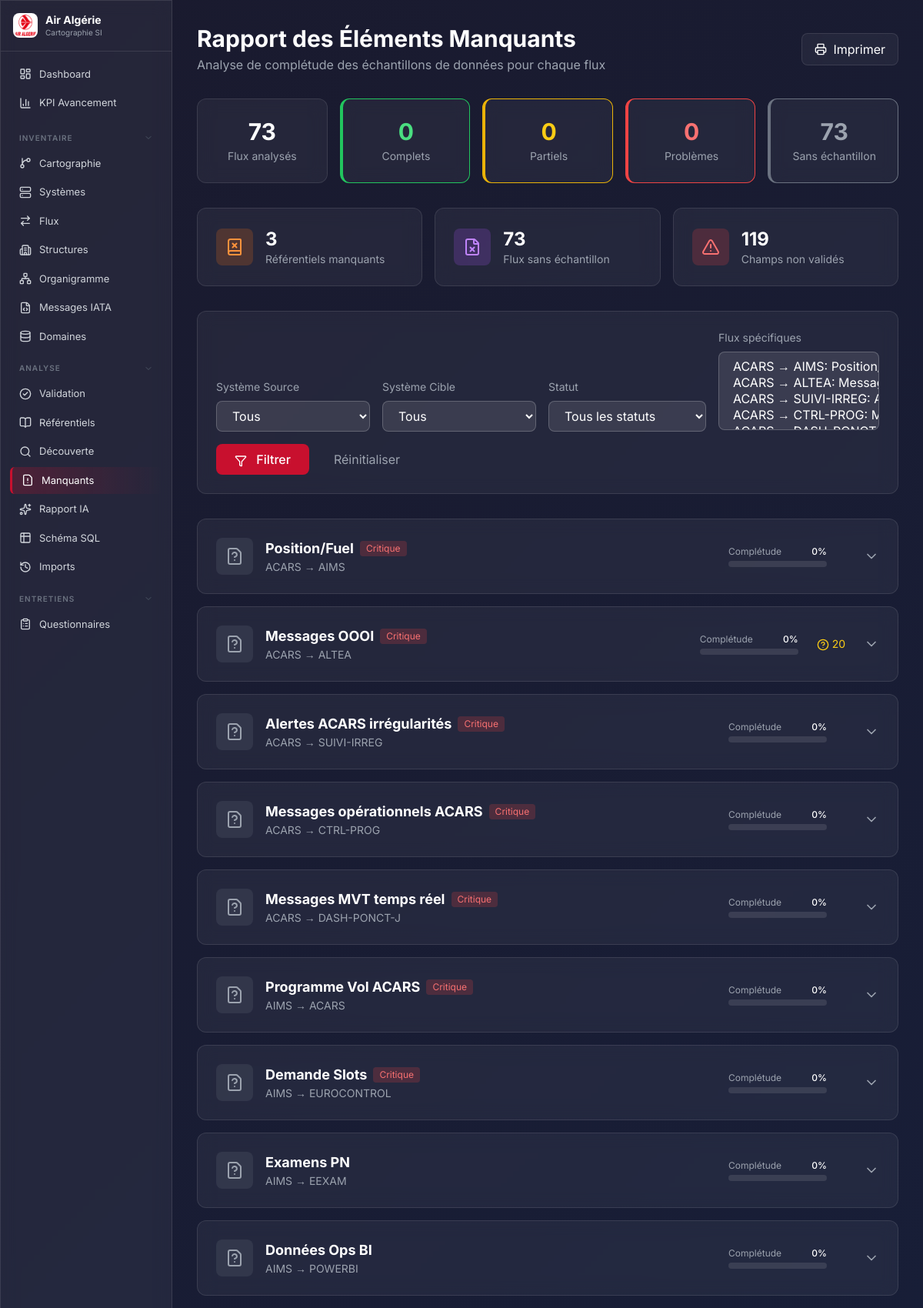
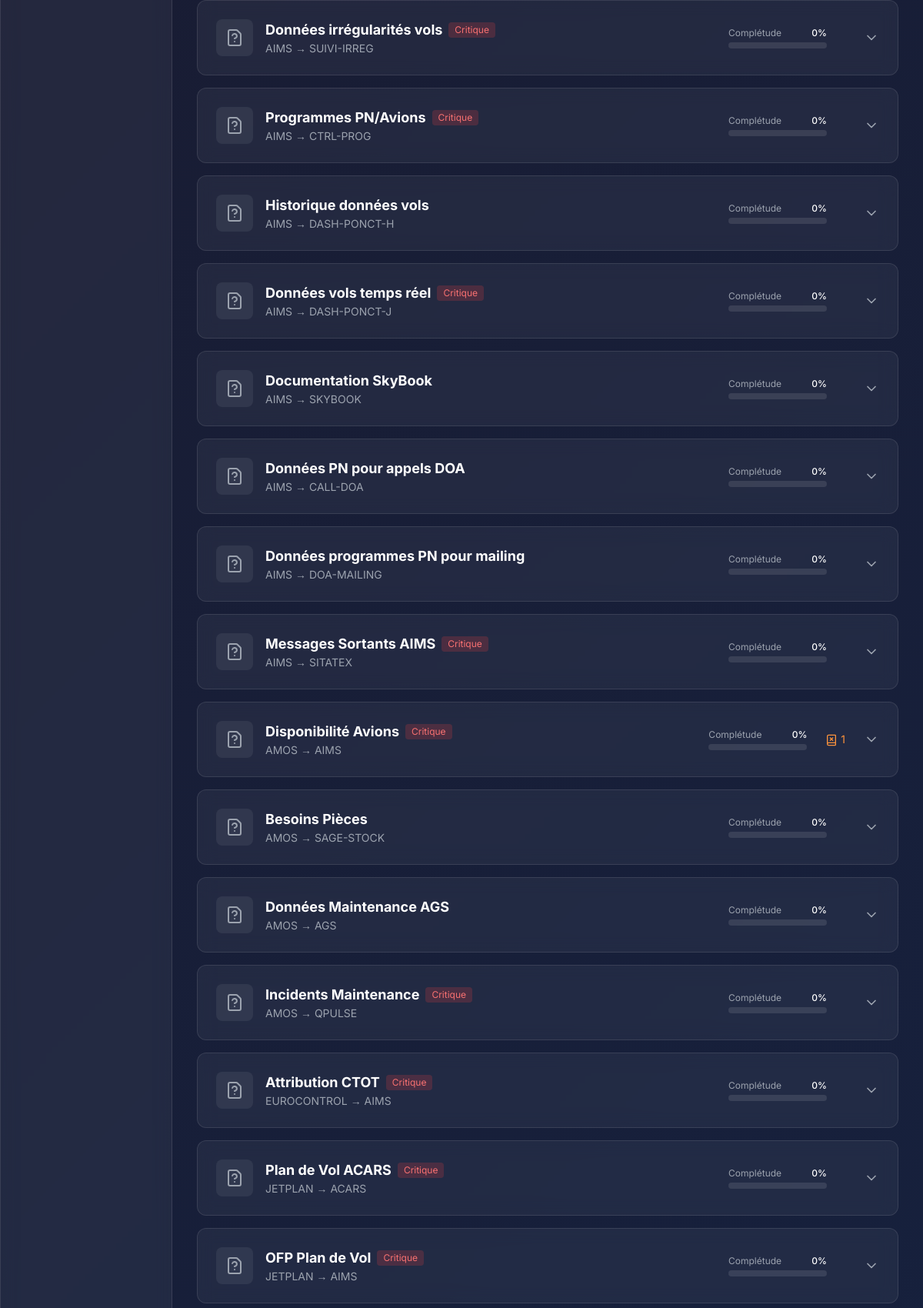
The app's page /reports/data-gaps/ (signed in, upper part) with its own data (2 pictures, top to bottom).
### cartography/models.py (models this page shows, shortened)
class DataFlow(models.Model):
    FREQUENCY_CHOICES = [
        ('REALTIME', 'Temps réel'),
        ('CONTINUOUS', 'Continu'),
        ('DAILY', 'Quotidien'),
        ('WEEKLY', 'Hebdomadaire'),
        ('MONTHLY', 'Mensuel'),
        ('BATCH', 'Batch'),
        ('ONDEMAND', 'À la demande'),
    ]
    PROTOCOL_CHOICES = [
        ('API_REST', 'API REST'),
        ('API_SOAP', 'API SOAP'),
        ('FILE', 'Fichier'),
        ('MESSAGE', 'Message IATA'),
        ('DATABASE', 'Base de données'),
        ('MANUAL', 'Manuel'),
        ('PROPRIETARY', 'Propriétaire'),
    ]
    source = models.ForeignKey(System, on_delete=models.CASCADE, related_name='outgoing_flows')
    target = models.ForeignKey(System, on_delete=models.CASCADE, related_name='incoming_flows')
    name = models.CharField(max_length=200)
    description = models.TextField(blank=True)
    frequency = models.CharField(max_length=20, choices=FREQUENCY_CHOICES, default='DAILY')
    protocol = models.CharField(max_length=20, choices=PROTOCOL_CHOICES, default='PROPRIETARY')
    format = models.CharField(max_length=100, blank=True, help_text="Format des données (SSIM, MVT, JSON, etc.)")
    is_automated = models.BooleanField(default=True)
    is_critical = models.BooleanField(default=False)
    volume = models.CharField(max_length=100, blank=True, help_text="Volume de données (ex: ~35 fichiers/jour)")
    class Meta:
        ordering = ['source', 'target']

class System(models.Model):
    CRITICALITY_CHOICES = [
        ('CRITIQUE', 'Critique'),
        ('HAUTE', 'Haute'),
        ('MOYENNE', 'Moyenne'),
        ('BASSE', 'Basse'),
    ]
    MODE_CHOICES = [
        ('SAAS', 'SaaS'),
        ('CLOUD', 'Cloud Hébergé'),
        ('ONPREMISE', 'On-Premise'),
        ('INHOUSE', 'In-House'),
        ('RESEAU', 'Réseau'),
    ]
    inventory_id = models.IntegerField(null=True, blank=True)
    code = models.CharField(max_length=50, unique=True)
    name = models.CharField(max_length=200)
    description = models.TextField()
    vendor = models.CharField(max_length=200)
    category = models.ForeignKey(SystemCategory, on_delete=models.CASCADE, related_name='systems')
    structure = models.ForeignKey(Structure, on_delete=models.CASCADE, related_name='systems')
    criticality = models.CharField(max_length=20, choices=CRITICALITY_CHOICES, default='MOYENNE')
    mode = models.CharField(max_length=20, choices=MODE_CHOICES, default='ONPREMISE')
    country = models.CharField(max_length=10, choices=COUNTRY_CHOICES, default='DZ', help_text="Pays où le système est installé/hébergé")
    is_master_for = models.TextField(blank=True, help_text="Domaines de données dont ce système est la source de vérité")
    version = models.CharField(max_length=50, blank=True)
    modules = models.JSONField(default=list, blank=True)
    class Meta:
        ordering = ['category', 'name']

### cartography/views.py (the view)
# urls.py: path('reports/data-gaps/', views.data_gaps_report, name='data_gaps_report'),
@login_required(login_url='/login/')
def data_gaps_report(request):
    flows = DataFlow.objects.select_related('source', 'target').prefetch_related(
        'referentials__reference_data',
        'field_hypotheses',
        'validations__sample'
    )
    source_filter = request.GET.get('source')
    target_filter = request.GET.get('target')
    status_filter = request.GET.get('status')
    selected_flows = request.GET.getlist('flows')
    if source_filter:
        flows = flows.filter(source_id=source_filter)
    if target_filter:
        flows = flows.filter(target_id=target_filter)
    if selected_flows:
        flows = flows.filter(id__in=selected_flows)
    flows_analysis = []
    total_missing_refs = 0
    total_missing_samples = 0
    total_missing_fields = 0
    for flow in flows:
        refs = flow.referentials.all()
        missing_refs = [r for r in refs if not r.is_present_in_sample]
        present_refs = [r for r in refs if r.is_present_in_sample]
        hypotheses = flow.field_hypotheses.all()
        pending_hypotheses = [h for h in hypotheses if h.status == 'HYPOTHESIS']
        incorrect_hypotheses = [h for h in hypotheses if h.status == 'INCORRECT']
        validations = flow.validations.all()
        has_sample = validations.exists()
        total_items = len(refs) + len(hypotheses)
        complete_items = len(present_refs) + len([h for h in hypotheses if h.status == 'CONFIRMED'])
        completeness = int((complete_items / total_items * 100)) if total_items > 0 else 0
        if not has_sample:
            status = 'NO_SAMPLE'
        elif len(missing_refs) > 0 or len(incorrect_hypotheses) > 0:
            status = 'ISSUES'
        elif len(pending_hypotheses) > 0:
            status = 'PARTIAL'
        elif completeness == 100:
            status = 'COMPLETE'
        else:
            status = 'PENDING'
        if status_filter and status != status_filter:
            continue
        total_missing_refs += len(missing_refs)
        total_missing_samples += (0 if has_sample else 1)
        total_missing_fields += len(pending_hypotheses) + len(incorrect_hypotheses)
        flows_analysis.append({
            'flow': flow,
            'missing_refs': missing_refs,
            'present_refs': present_refs,
            'pending_hypotheses': pending_hypotheses,
            'incorrect_hypotheses': incorrect_hypotheses,
            'has_sample': has_sample,
            'validations': validations,
            'completeness': completeness,
            'status': status,
        })
    flows_analysis.sort(key=lambda x: x['completeness'])
    total_flows = len(flows_analysis)
    complete_flows = len([f for f in flows_analysis if f['status'] == 'COMPLETE'])
    partial_flows = len([f for f in flows_analysis if f['status'] == 'PARTIAL'])
    issues_flows = len([f for f in flows_analysis if f['status'] == 'ISSUES'])
    no_sample_flows = len([f for f in flows_analysis if f['status'] == 'NO_SAMPLE'])
    context = {
        'flows_analysis': flows_analysis,
        'systems': System.objects.all(),
        'all_flows': DataFlow.objects.all(),
        'selected_source': source_filter,
        'selected_target': target_filter,
        'selected_status': status_filter,
        'selected_flows': selected_flows,
        'total_flows': total_flows,
        'complete_flows': complete_flows,
        'partial_flows': partial_flows,
        'issues_flows': issues_flows,
        'no_sample_flows': no_sample_flows,
        'total_missing_refs': total_missing_refs,
        'total_missing_samples': total_missing_samples,
        'total_missing_fields': total_missing_fields,
        'status_choices': [
            ('NO_SAMPLE', 'Sans échantillon'),
            ('ISSUES', 'Problèmes détectés'),
            ('PARTIAL', 'Partiellement validé'),
            ('COMPLETE', 'Complet'),
            ('PENDING', 'En attente'),
        ],
    }
    return render(request, 'cartography/data_gaps_report.html', context)

### templates/cartography/data_gaps_report.html (shortened to what this page needs)
{% extends 'base.html' %}
{% block content %}
<div class="p-8">
    <div class="flex justify-between items-center mb-8">
        <div>
            <h1 class="text-3xl font-bold">Rapport des Éléments Manquants</h1>
            <p class="text-gray-400 mt-1">Analyse de complétude des échantillons de données pour chaque flux</p>
        </div>
        <div class="flex items-center gap-4">
            <button onclick="window.print()" class="glass px-4 py-2 rounded-lg hover:bg-white/10 transition flex items-center gap-2">
                <i data-lucide="printer" class="w-4 h-4"></i>
                Imprimer
            </button>
        </div>
    </div>
    <div class="grid grid-cols-2 md:grid-cols-5 gap-4 mb-8">
        <div class="glass rounded-xl p-6 text-center">
            <div class="text-3xl font-bold text-white">{{ total_flows }}</div>
            <div class="text-sm text-gray-400 mt-1">Flux analysés</div>
        </div>
        <div class="glass rounded-xl p-6 text-center border-l-4 border-green-500">
            <div class="text-3xl font-bold text-green-400">{{ complete_flows }}</div>
            <div class="text-sm text-gray-400 mt-1">Complets</div>
        </div>
        <div class="glass rounded-xl p-6 text-center border-l-4 border-yellow-500">
            <div class="text-3xl font-bold text-yellow-400">{{ partial_flows }}</div>
            <div class="text-sm text-gray-400 mt-1">Partiels</div>
        </div>
        <div class="glass rounded-xl p-6 text-center border-l-4 border-red-500">
            <div class="text-3xl font-bold text-red-400">{{ issues_flows }}</div>
            <div class="text-sm text-gray-400 mt-1">Problèmes</div>
        </div>
        <div class="glass rounded-xl p-6 text-center border-l-4 border-gray-500">
            <div class="text-3xl font-bold text-gray-400">{{ no_sample_flows }}</div>
            <div class="text-sm text-gray-400 mt-1">Sans échantillon</div>
        </div>
    </div>
    <div class="grid grid-cols-1 md:grid-cols-3 gap-4 mb-8">
        <div class="glass rounded-xl p-6">
            <div class="flex items-center gap-4">
                <div class="w-12 h-12 rounded-lg bg-orange-500/20 flex items-center justify-center">
                    <i data-lucide="book-x" class="w-6 h-6 text-orange-400"></i>
                </div>
                <div>
                    <div class="text-2xl font-bold">{{ total_missing_refs }}</div>
                    <div class="text-sm text-gray-400">Référentiels manquants</div>
                </div>
            </div>
        </div>
        <div class="glass rounded-xl p-6">
            <div class="flex items-center gap-4">
                <div class="w-12 h-12 rounded-lg bg-purple-500/20 flex items-center justify-center">
                    <i data-lucide="file-x" class="w-6 h-6 text-purple-400"></i>
                </div>
                <div>
                    <div class="text-2xl font-bold">{{ total_missing_samples }}</div>
                    <div class="text-sm text-gray-400">Flux sans échantillon</div>
                </div>
            </div>
        </div>
        <div class="glass rounded-xl p-6">
            <div class="flex items-center gap-4">
                <div class="w-12 h-12 rounded-lg bg-red-500/20 flex items-center justify-center">
                    <i data-lucide="alert-triangle" class="w-6 h-6 text-red-400"></i>
                </div>
                <div>
                    <div class="text-2xl font-bold">{{ total_missing_fields }}</div>
                    <div class="text-sm text-gray-400">Champs non validés</div>
                </div>
            </div>
        </div>
    </div>
    <div class="glass rounded-xl p-6 mb-8">
        <form method="get" class="flex flex-wrap gap-4 items-end">
            <div>
                <label class="block text-sm text-gray-400 mb-2">Système Source</label>
                <select name="source" class="bg-white/10 border border-white/20 rounded-lg px-4 py-2 text-white min-w-[200px]">
                    <option value="">Tous</option>
                </select>
            </div>
            <div>
                <label class="block text-sm text-gray-400 mb-2">Système Cible</label>
                <select name="target" class="bg-white/10 border border-white/20 rounded-lg px-4 py-2 text-white min-w-[200px]">
                    <option value="">Tous</option>
                </select>
            </div>
            <div>
                <label class="block text-sm text-gray-400 mb-2">Statut</label>
                <select name="status" class="bg-white/10 border border-white/20 rounded-lg px-4 py-2 text-white min-w-[200px]">
                    <option value="">Tous les statuts</option>
                </select>
            </div>
            <div class="flex-1">
                <label class="block text-sm text-gray-400 mb-2">Flux spécifiques</label>
                <select name="flows" multiple class="bg-white/10 border border-white/20 rounded-lg px-4 py-2 text-white w-full min-h-[42px]">
                    {% for flow in all_flows %}
                    <option value="{{ flow.id }}" {% if flow.id|stringformat:"s" in selected_flows %}selected{% endif %}>
                    </option>
                    {% endfor %}
                </select>
            </div>
            <button type="submit" class="bg-ah-red hover:bg-red-700 px-6 py-2 rounded-lg font-medium transition">
                <i data-lucide="filter" class="w-4 h-4 inline mr-2"></i>
                Filtrer
            </button>
            <a href="{% url 'cartography:data_gaps_report' %}" class="text-gray-400 hover:text-white px-4 py-2">
                Réinitialiser
            </a>
        </form>
    </div>
    <div class="space-y-4">
        {% for analysis in flows_analysis %}
        <div class="glass rounded-xl overflow-hidden">
            <div class="p-6 flex items-center justify-between cursor-pointer hover:bg-white/5"
                 onclick="toggleFlowDetails('flow-{{ analysis.flow.pk }}')">
                <div class="flex items-center gap-4">
                    <div class="w-12 h-12 rounded-lg flex items-center justify-center
                        {% if analysis.status == 'COMPLETE' %}bg-green-500/20
                        {% elif analysis.status == 'PARTIAL' %}bg-yellow-500/20
                        {% elif analysis.status == 'ISSUES' %}bg-red-500/20
                        {% else %}bg-gray-500/20{% endif %}">
                        {% if analysis.status == 'COMPLETE' %}
                        <i data-lucide="check-circle" class="w-6 h-6 text-green-400"></i>
                        {% elif analysis.status == 'PARTIAL' %}
                        <i data-lucide="clock" class="w-6 h-6 text-yellow-400"></i>
                        {% elif analysis.status == 'ISSUES' %}
                        <i data-lucide="alert-circle" class="w-6 h-6 text-red-400"></i>
                        {% else %}
                        <i data-lucide="file-question" class="w-6 h-6 text-gray-400"></i>
                        {% endif %}
                    </div>
                    <div>
                        <div class="flex items-center gap-2">
                            <a href="{% url 'cartography:flow_detail' analysis.flow.pk %}"
                               class="font-bold text-lg hover:text-indigo-400" onclick="event.stopPropagation()">
                                {{ analysis.flow.name }}
                            </a>
                            {% if analysis.flow.is_critical %}
                            <span class="px-2 py-0.5 bg-red-500/20 text-red-400 rounded text-xs">Critique</span>
                            {% endif %}
                        </div>
                        <div class="text-sm text-gray-400">
                            {{ analysis.flow.source.code }} → {{ analysis.flow.target.code }}
                        </div>
                    </div>
                </div>
                <div class="flex items-center gap-6">
                    <div class="w-32">
                        <div class="flex justify-between text-xs mb-1">
                            <span class="text-gray-400">Complétude</span>
                            <span class="font-medium">{{ analysis.completeness }}%</span>
                        </div>
                        <div class="h-2 bg-white/10 rounded-full overflow-hidden">
                        </div>
                    </div>
                    <div class="flex items-center gap-4 text-sm">
                        {% if analysis.missing_refs %}
                        <span class="text-orange-400">
                            <i data-lucide="book-x" class="w-4 h-4 inline"></i>
                            {{ analysis.missing_refs|length }}
                        </span>
                        {% endif %}
                        {% if analysis.pending_hypotheses %}
                        <span class="text-yellow-400">
                            <i data-lucide="help-circle" class="w-4 h-4 inline"></i>
                            {{ analysis.pending_hypotheses|length }}
                        </span>
                        {% endif %}
                    </div>
                    <i data-lucide="chevron-down" class="w-5 h-5 text-gray-400 transition-transform" id="chevron-flow-{{ analysis.flow.pk }}"></i>
                </div>
            </div>
        </div>
        {% empty %}
        <div class="glass rounded-xl p-12 text-center">
            <i data-lucide="check-circle-2" class="w-16 h-16 mx-auto text-green-500 mb-4"></i>
            <h3 class="text-xl font-medium">Aucun flux à analyser</h3>
            <p class="text-gray-400 mt-2">Modifiez les filtres pour voir les flux</p>
        </div>
        {% endfor %}
    </div>
</div>
{% endblock %}

### records on screen
DataFlow: {{ flow.id }} 10 (drawn), flow.name "Position/Fuel", is_critical "Critique", flow.source.code "ACARS", flow.target.code "AIMS", completeness "0"
DataFlow: {{ flow.id }} 26 (drawn), flow.name "Messages OOOI", is_critical "Critique", flow.source.code "ACARS", flow.target.code "ALTEA", completeness "0", pending_hypotheses|length "20"
DataFlow: {{ flow.id }} 76 (drawn), flow.name "Alertes ACARS irrégularités", is_critical "Critique", flow.source.code "ACARS", flow.target.code "SUIVI-IRREG", completeness "0"
DataFlow: {{ flow.id }} 71 (drawn), flow.name "Messages opérationnels ACARS", is_critical "Critique", flow.source.code "ACARS", flow.target.code "CTRL-PROG", completeness "0"
DataFlow: {{ flow.id }} 73 (drawn), flow.name "Messages MVT temps réel", is_critical "Critique", flow.source.code "ACARS", flow.target.code "DASH-PONCT-J", completeness "0"
DataFlow: flow.name "Programme Vol ACARS", is_critical "Critique", flow.source.code "AIMS", flow.target.code "ACARS", completeness "0"
DataFlow: flow.name "Demande Slots", is_critical "Critique", flow.source.code "AIMS", flow.target.code "EUROCONTROL", completeness "0"
DataFlow: flow.name "Examens PN", flow.source.code "AIMS", flow.target.code "EEXAM", completeness "0"
DataFlow: flow.name "Données Ops BI", flow.source.code "AIMS", flow.target.code "POWERBI", completeness "0"
DataFlow: flow.name "Données irrégularités vols", is_critical "Critique", flow.source.code "AIMS", flow.target.code "SUIVI-IRREG", completeness "0"
DataFlow: flow.name "Programmes PN/Avions", is_critical "Critique", flow.source.code "AIMS", flow.target.code "CTRL-PROG", completeness "0"
DataFlow: flow.name "Historique données vols", flow.source.code "AIMS", flow.target.code "DASH-PONCT-H", completeness "0"
DataFlow: flow.name "Données vols temps réel", is_critical "Critique", flow.source.code "AIMS", flow.target.code "DASH-PONCT-J", completeness "0"
DataFlow: flow.name "Documentation SkyBook", flow.source.code "AIMS", flow.target.code "SKYBOOK", completeness "0"
DataFlow: flow.name "Données PN pour appels DOA", flow.source.code "AIMS", flow.target.code "CALL-DOA", completeness "0"
DataFlow: flow.name "Données programmes PN pour mailing", flow.source.code "AIMS", flow.target.code "DOA-MAILING", completeness "0"
DataFlow: flow.name "Messages Sortants AIMS", is_critical "Critique", flow.source.code "AIMS", flow.target.code "SITATEX", completeness "0"
DataFlow: flow.name "Disponibilité Avions", is_critical "Critique", flow.source.code "AMOS", flow.target.code "AIMS", completeness "0", missing_refs|length "1"
DataFlow: flow.name "Besoins Pièces", flow.source.code "AMOS", flow.target.code "SAGE-STOCK", completeness "0"
DataFlow: flow.name "Données Maintenance AGS", flow.source.code "AMOS", flow.target.code "AGS", completeness "0"
DataFlow: flow.name "Incidents Maintenance", is_critical "Critique", flow.source.code "AMOS", flow.target.code "QPULSE", completeness "0"
DataFlow: flow.name "Attribution CTOT", is_critical "Critique", flow.source.code "EUROCONTROL", flow.target.code "AIMS", completeness "0"
DataFlow: flow.name "Plan de Vol ACARS", is_critical "Critique", flow.source.code "JETPLAN", flow.target.code "ACARS", completeness "0"
DataFlow: flow.name "OFP Plan de Vol", is_critical "Critique", flow.source.code "JETPLAN", flow.target.code "AIMS", completeness "0"

### other values on screen
{{ total_flows }} "73"
{{ complete_flows }} "0"
{{ partial_flows }} "0"
{{ issues_flows }} "0"
{{ no_sample_flows }} "73"
{{ total_missing_refs }} "3"
{{ total_missing_samples }} "73"
{{ total_missing_fields }} "119"
